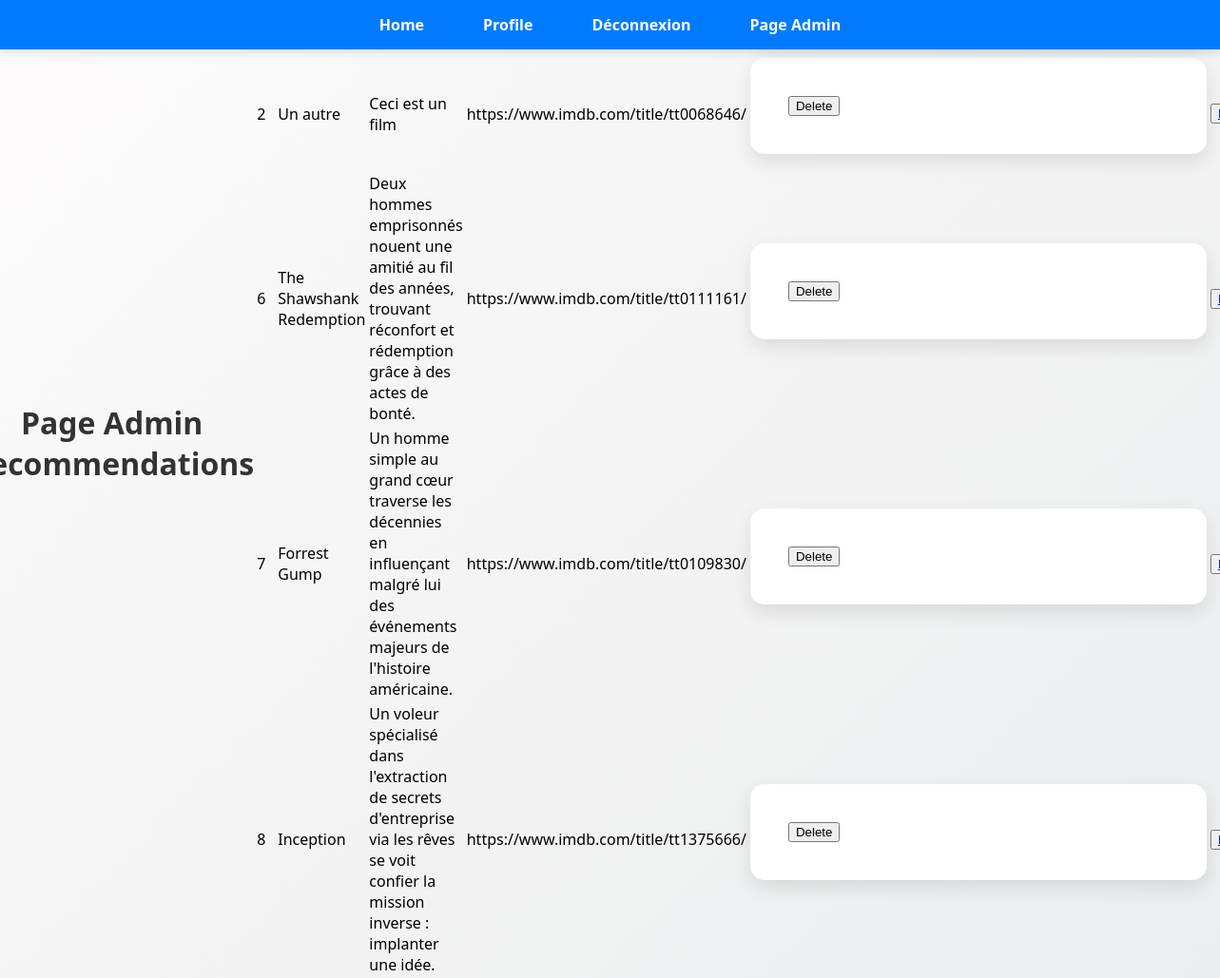
The app's page /adminReco.php (signed in) with its own data.
### tables this page shows
CREATE TABLE `reco_item` (
  `id` int(11) NOT NULL,
  `label` varchar(100) NOT NULL,
  `description` text,
  `url` varchar(255) NOT NULL,
  `created_at` timestamp NOT NULL DEFAULT CURRENT_TIMESTAMP,
  `updated_at` timestamp NOT NULL DEFAULT CURRENT_TIMESTAMP
);

### adminReco.php (the view, shortened to what this page needs)
<?php
include_once "connection.php";
$fetchReco = "SELECT * FROM reco_item";
$stmt = $connexion->query($fetchReco);
$rows = $stmt->fetchAll(PDO::FETCH_ASSOC);
include "_menu.php";
?>
<!DOCTYPE html>
<html lang="en">
<?php
require_once "_header.php";
?>
<body>
    <h1>Page Admin Recommendations</h1>
    <br>
    <table class="userTable">
        <tbody>
            <?php foreach ($rows as $entry) { ?>
                <tr>
                    <td><?php echo $entry['id'] ?></td>
                    <td><?php echo $entry['label'] ?></td>
                    <td><?php echo $entry['description'] ?></td>
                    <td><?php echo $entry['url'] ?></td>
                    <td>
                        <form method="POST" onsubmit="return confirm('Etes vous sur de vouloir supprimer?')">
                            <button>Delete</button>
                        </form>
                    </td>
                    <td><button><a href="editReco.php?id=<?php echo $entry['id']; ?>">Edit</a></button></td>
                </tr>
            <?php } ?>
        </tbody>
    </table>
</body>
</html>

### _menu.php (shortened to what this page needs)
<nav>
    <ul>
        <?php require_once "_header.php"; ?>
        <?php if (!isset($_SESSION['user'])) { ?>
            <li><a href="index.php">Home</a></li>
            <li><a href="register.php">Register</a></li>
            <li><a href="login.php">Login</a></li>
        <?php } else if ($_SESSION['user']['email'] == "admin@gmail.com"){ ?>
            <li><a href="index.php">Home</a></li>
            <li><a href="profile.php">Profile</a></li>
            <li><a href="logout.php">Déconnexion</a></li>
            <li><a href="admin.php">Page Admin</a></li>
        <?php } else { ?>
            <li><a href="index.php">Home</a></li>
            <li><a href="profile.php">Profile</a></li>
            <li><a href="logout.php">Déconnexion</a></li>
        <?php } ?>
    </ul>
</nav>

### _header.php (shortened to what this page needs)
<head>
    <link rel="stylesheet" href="styles/main.css">
</head>

### styles/main.css (style rules this page uses)
body { background: linear-gradient(135deg, #fdfbfb, #ebedee); font-family: 'Segoe UI', Tahoma, Geneva, Verdana, sans-serif; display: flex; justify-content: center; align-items: center; height: 100vh; margin: 0; }
form { background-color: white; padding: 40px; border-radius: 15px; box-shadow: 0 8px 20px rgba(0, 0, 0, 0.1); width: 400px; }
h1 { text-align: center; color: #333; margin-bottom: 30px; }

### _menu.php (style rules this page uses)
nav { position: fixed; top: 0; left: 0; width: 100%; background-color: #007bff; padding: 15px 0; box-shadow: 0 4px 8px rgba(0, 0, 0, 0.1); z-index: 1000; }
nav ul { list-style: none; display: flex; justify-content: center; gap: 30px; margin: 0; padding: 0; }
nav ul li { display: inline; }
nav ul li a { color: white; text-decoration: none; font-weight: bold; font-size: 16px; padding: 8px 16px; border-radius: 6px; transition: background-color 0.3s ease; }
body { padding-top: 70px; }

### records on screen
reco_item: id "2", label "Un autre", description "Ceci est un film", url "https://www.imdb.com/title/tt0068646/"
reco_item: id "6", label "The Shawshank Redemption", description "Deux hommes emprisonnés nouent une amitié au fil des années, trouvant réconfort et rédemption grâce à des actes de bonté.", url "https://www.imdb.com/title/tt0111161/"
reco_item: id "7", label "Forrest Gump", description "Un homme simple au grand cœur traverse les décennies en influençant malgré lui des événements majeurs de l'histoire américaine.", url "https://www.imdb.com/title/tt0109830/"
reco_item: id "8", label "Inception", description "Un voleur spécialisé dans l'extraction de secrets d'entreprise via les rêves se voit confier la mission inverse : implanter une idée.", url "https://www.imdb.com/title/tt1375666/"
